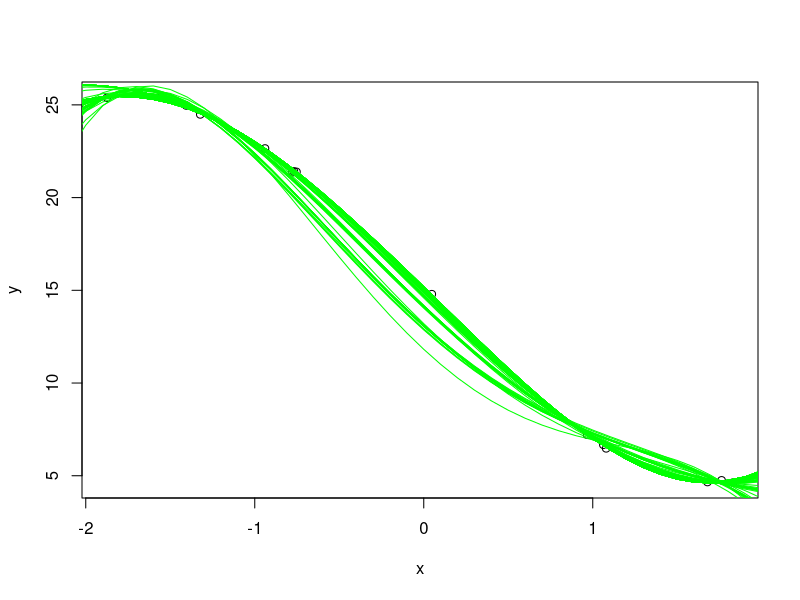
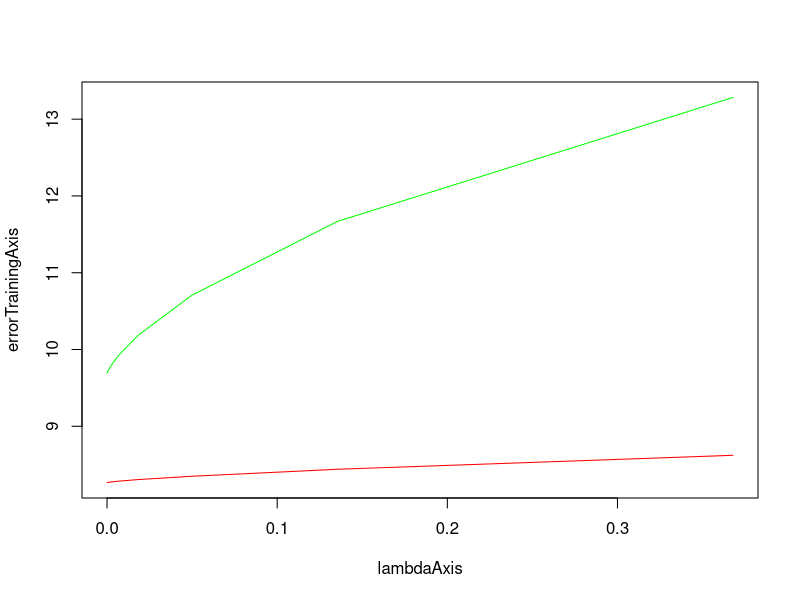

R code for these plots, in order:
len = 15;
order = 5;
x <- vector("numeric", len);
y <- vector("numeric", len);

fun <- function(x){ x^3 - 9*x + 15};

for(i in 1:len){
  ranNr <- runif(1, -2.0, 2.0);
  x[i] <- ranNr;
  y[i] <- fun(ranNr) + rnorm(1)/10;
}

plot(x,y)

basisFunction <- function(x, i){x^i}

linReg <- function(len, order, x, y, lambda){
  Phi <- matrix(0, len, order);
  
  for(i in 1:len){
    for(j in 0:(order-1)){
      Phi[i,j+1] <- basisFunction(x[i], j);
    }
  }
  
  Phi_T <- t(Phi);
  Phi_reg <- Phi_T%*%Phi + lambda*diag(order);
  Phi_t <- solve(Phi_reg)%*%Phi_T;
  w <- Phi_t%*%y;
  
  return(w);
}

reg <- function(x, w){
  y = 0;
  for(i in 0:(order-1)){
    y = y + w[i+1]*x^i;
  }
  return(y)
}

errorFunction <- function(x, w, lambda, len){
  result = 0;
  for(n in 1:len){
    result = result + (reg(x[n], w) - y[n])^2 #+ lambda/2 * (t(w)%*%w);
  }
  result = result + lambda/2 * (t(w)%*%w);
  return(abs(0.5*result));
}

lambdaAxis <- vector("numeric", 30);
errorTrainingAxis <- vector("numeric", 30);
errorTestAxis <- vector("numeric", 30);
index = 1;
maxY = 0;
minY = 100;

for(l in -31:-1){
  lambda = exp(l);
  #lambda = l;
  print(lambda)
  errorTraining = 0;
  errorTest = 0;
  
  for(i in 1:(len)){
    k = 1;
    trainingValues = vector("numeric", len-1);
    trainingTargetValues = vector("numeric", len-1);
    testValues = vector("numeric", 1);
    
    for(j in 1:(len-1)){
      if(j == ((i-1)*1)+1){
        testValues[1] = x[k];
        k = k+1;
      }
      trainingValues[j] = x[k];
      trainingTargetValues[j] = y[k];
      k = k+1;
    }
    if(testValues[1] == 0){
      testValues[1] = x[len];
    }
    
    vectorW = linReg(len-1, order, trainingValues, trainingTargetValues, lambda);

    z = seq(-5,50,0.1);
    lines(z, reg(z, vectorW) ,col="green", type="l");
    
    errorTrainingTmp = errorFunction(trainingValues, vectorW, lambda, len-1);
    errorTraining = errorTraining + sqrt(2*errorTrainingTmp/(len-1));

    errorTestTmp = errorFunction(testValues, vectorW, lambda, 1);

    errorTest = errorTest + sqrt(2*errorTestTmp);
  }
  
  errorTraining = errorTraining/len;
  errorTest = errorTest/len;
  
  lambdaAxis[index] = lambda;
  errorTrainingAxis[index] = errorTraining;
  errorTestAxis[index] = errorTest;
  
  index = index+1;
  
  if(maxY < errorTraining)
    maxY = errorTraining;
  if(maxY < errorTest)
    maxY = errorTest;
  
  if(minY > errorTraining)
    minY = errorTraining;
  if(minY > errorTest)
    minY = errorTest;
}

plot(lambdaAxis, errorTrainingAxis ,col="red", type="l", ylim=c(minY,maxY));
lines(lambdaAxis, errorTestAxis ,col="green", type="l");
